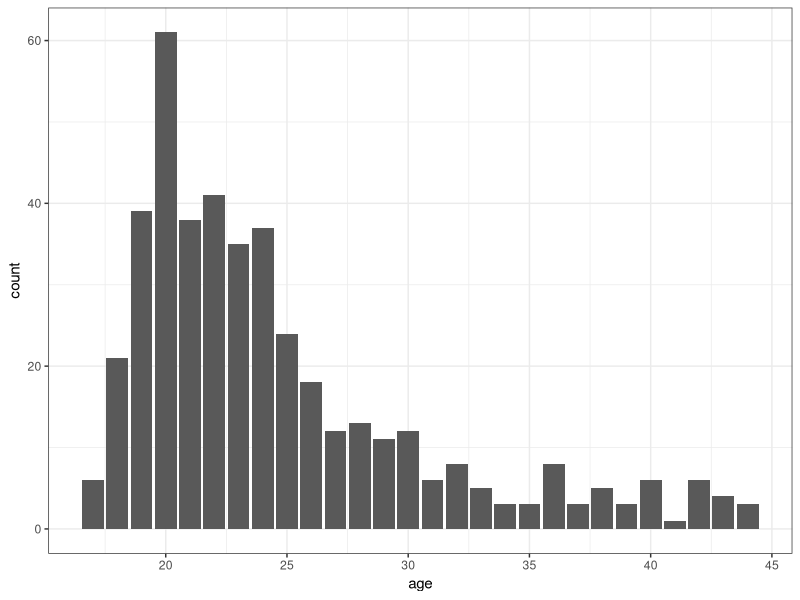
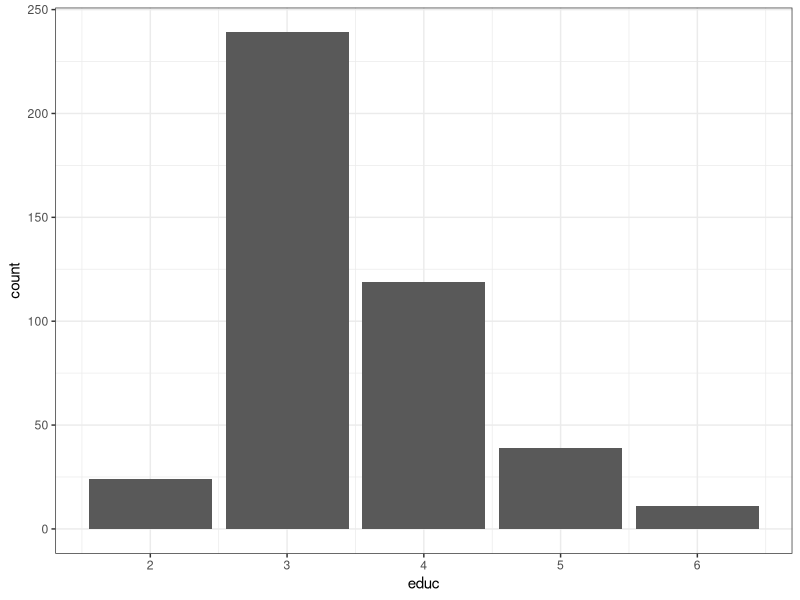
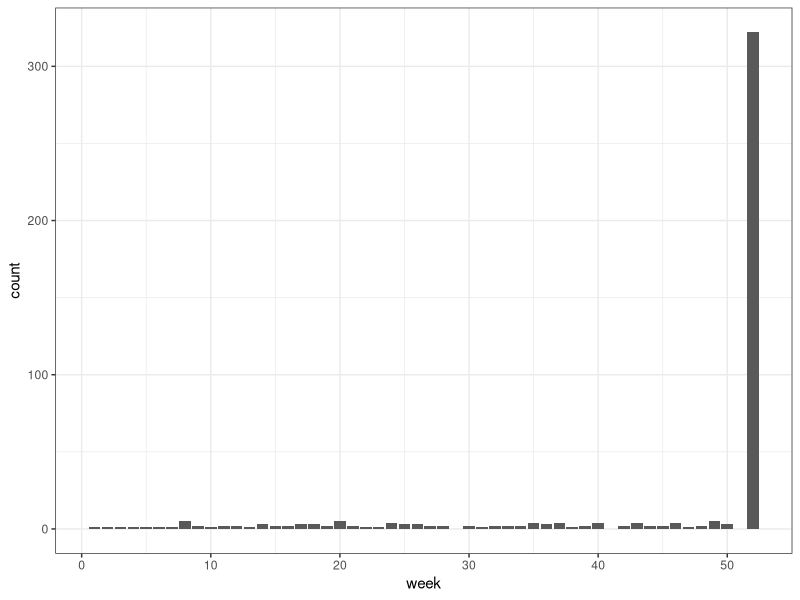
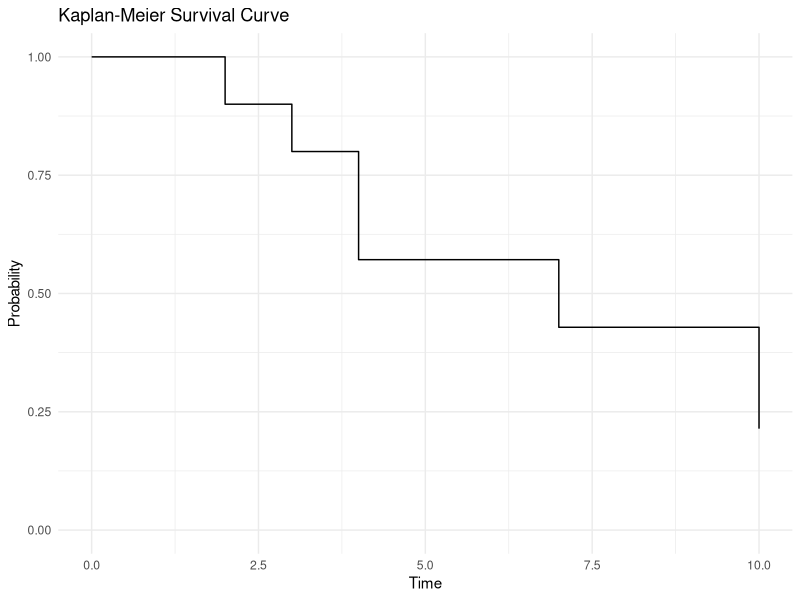
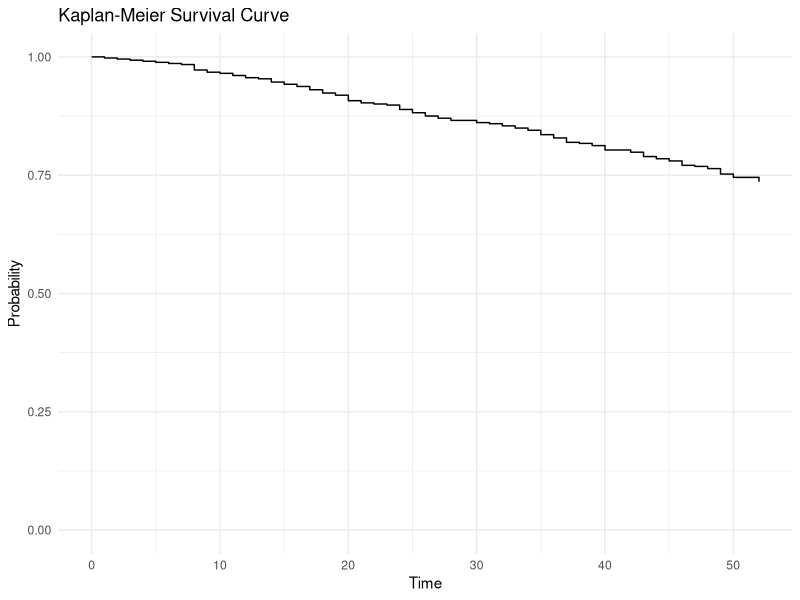
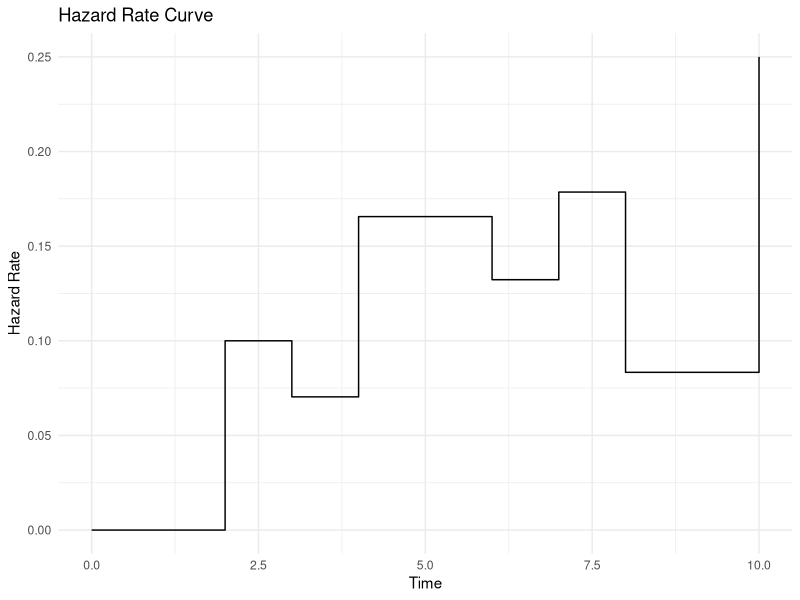
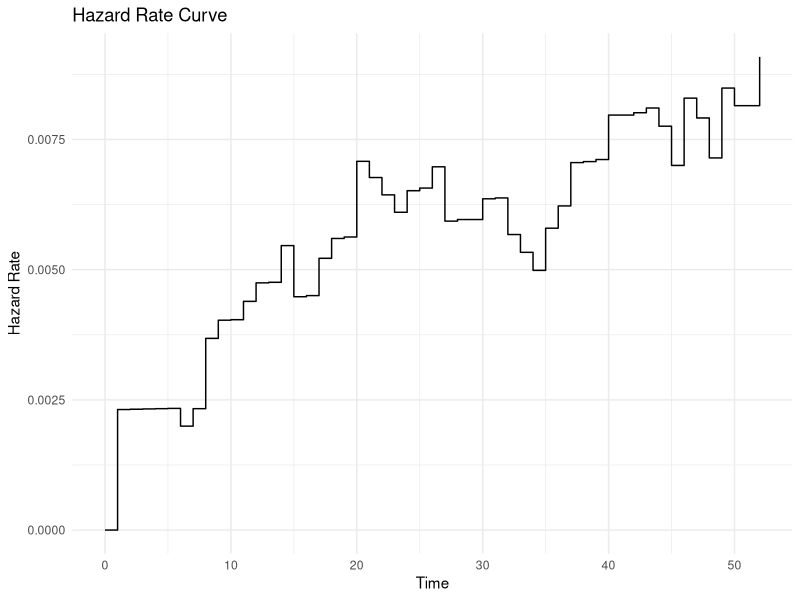

Reproduce these figures in R, in order.
## ---- chunk 1
library(carData)
dat <- Rossi
summary(dat)
## ---- chunk 2
library(ggplot2)
ggplot(dat, aes(x=age)) + geom_bar() + theme_bw()
## ---- chunk 3
binary_cols <- c("fin", "wexp", "mar", "paro")
summary(dat[, binary_cols])
## ---- chunk 4
ggplot(dat, aes(x=educ)) + geom_bar() + theme_bw()
## ---- chunk 5
ggplot(dat, aes(x=week)) + geom_bar() + theme_bw()
## ---- chunk 6
summary(dat[, "arrest"])
## ---- chunk 7

time <- c(2, 3, 3, 4, 4, 6, 7, 8, 10, 10)
event <- c(1, 1, 0, 1, 1, 0, 1, 0, 0, 1)

KM_curve <- function(time, event) {
  df <- data.frame(time = time, event = event)
  curve <- data.frame(time = c(0, unique(time)), proba = c(NA))

  S <- 1

  for (i in seq_along(curve$time)) {

    t <- curve$time[i]
    
    d <- sum(df[df$time == t,]$event)
    n <- nrow(df[df$time >= t,])

    S <- S * (1 - d/n)
    curve[i, "proba"] <- S    
  }

  return(curve)
}

curve <- KM_curve(time, event)
## ---- chunk 8

plot_survival_curve <- function(curve) {
  ggplot(curve, aes(x = time, y = proba)) +
    geom_step() +
    ylim(0, 1) +
    theme_minimal() +
    labs(x = "Time", y = "Probability", title = "Kaplan-Meier Survival Curve")
}

plot_survival_curve(curve)
## ---- chunk 9

dat <- dat[order(dat$week),]
rossi_curve <- KM_curve(dat$week, dat$arrest)

plot_survival_curve(rossi_curve)
## ---- chunk 10
library('stats')

time <- c(2, 3, 3, 4, 4, 6, 7, 8, 10, 10)
event <- c(1, 1, 0, 1, 1, 0, 1, 0, 0, 1)

moving_average <- function(x, n) {
  filter <- rep(1/n, n)
  stats::filter(x, filter, sides = 1, circular = F)
}

hazard_rate_curve <- function(time, event, filter_size) {
  df <- data.frame(time = time, event = event)
  curve <- data.frame(time = c(0, unique(time)), rate = c(NA))

  h <- 0

  for (i in seq_along(curve$time)) {

    t <- curve$time[i]
    
    d <- sum(df[df$time == t,]$event)
    n <- nrow(df[df$time >= t,])

    curve[i, "rate"] <- d/n
  }

  ma <- moving_average(curve$rate, filter_size)
  padding_size <- filter_size - 1
  padded_ma <- c(curve$rate[1:(padding_size)], ma[filter_size:length(curve$rate)])

  curve$rate <- padded_ma
  return(curve)
}

hazard_curve <- hazard_rate_curve(time, event, 3)
## ---- chunk 11

plot_hazard_curve <- function(curve) {
  ggplot(curve, aes(x = time, y = rate)) +
    geom_step() +
    theme_minimal() +
    labs(x = "Time", y = "Hazard Rate", title = "Hazard Rate Curve")
}

plot_hazard_curve(hazard_curve)
## ---- chunk 12

dat <- dat[order(dat$week),]
rossi_hazard_curve <- hazard_rate_curve(dat$week, dat$arrest, 7)

plot_hazard_curve(rossi_hazard_curve)
